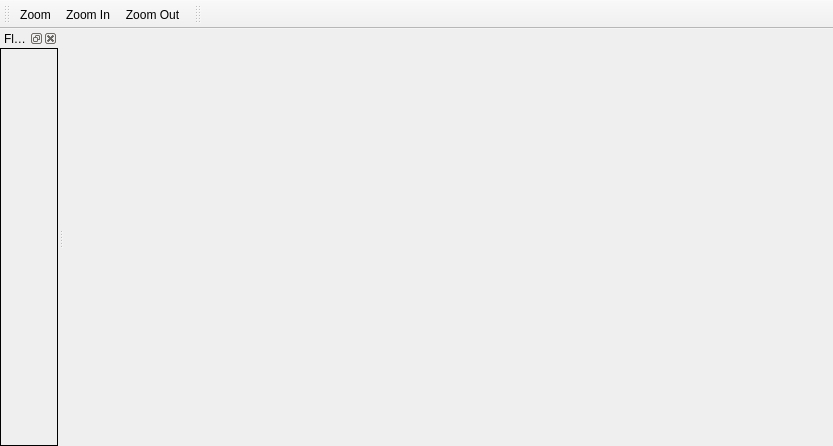
<?xml version="1.0" encoding="UTF-8"?>
<ui version="4.0">
 <class>DesignView</class>
 <widget class="QMainWindow" name="DesignView">
  <property name="geometry">
   <rect>
    <x>0</x>
    <y>0</y>
    <width>833</width>
    <height>446</height>
   </rect>
  </property>
  <property name="windowTitle">
   <string>Design View</string>
  </property>
  <widget class="QWidget" name="centralWidget">
   <layout class="QVBoxLayout" name="vLayoutCentralWidget">
    <property name="spacing">
     <number>0</number>
    </property>
    <property name="leftMargin">
     <number>0</number>
    </property>
    <property name="topMargin">
     <number>0</number>
    </property>
    <property name="rightMargin">
     <number>0</number>
    </property>
    <property name="bottomMargin">
     <number>0</number>
    </property>
   </layout>
  </widget>
  <widget class="QDockWidget" name="dockWidgetFlowElements">
   <property name="styleSheet">
    <string notr="true">border: 1px solid black;</string>
   </property>
   <property name="windowTitle">
    <string>FlowElements</string>
   </property>
   <attribute name="dockWidgetArea">
    <number>1</number>
   </attribute>
   <widget class="QWidget" name="widgetContentsFlowElements">
    <layout class="QVBoxLayout" name="vLayoutContentsFlowElements">
     <property name="spacing">
      <number>0</number>
     </property>
     <property name="leftMargin">
      <number>0</number>
     </property>
     <property name="topMargin">
      <number>0</number>
     </property>
     <property name="rightMargin">
      <number>0</number>
     </property>
     <property name="bottomMargin">
      <number>0</number>
     </property>
     <item>
      <widget class="FlowElementsView" name="widgetFlowElementsView" native="true">
       <layout class="QVBoxLayout" name="vLayoutFlowElementsView">
        <property name="spacing">
         <number>0</number>
        </property>
        <property name="leftMargin">
         <number>0</number>
        </property>
        <property name="topMargin">
         <number>0</number>
        </property>
        <property name="rightMargin">
         <number>0</number>
        </property>
        <property name="bottomMargin">
         <number>0</number>
        </property>
       </layout>
      </widget>
     </item>
    </layout>
   </widget>
  </widget>
  <widget class="QToolBar" name="toolBarOccActions">
   <property name="windowTitle">
    <string>toolBar</string>
   </property>
   <attribute name="toolBarArea">
    <enum>TopToolBarArea</enum>
   </attribute>
   <attribute name="toolBarBreak">
    <bool>false</bool>
   </attribute>
   <addaction name="actionZoom"/>
   <addaction name="actionZoomIn"/>
   <addaction name="actionZoomOut"/>
  </widget>
  <widget class="QToolBar" name="toolBarOtherItems">
   <property name="windowTitle">
    <string>toolBar_3</string>
   </property>
   <attribute name="toolBarArea">
    <enum>TopToolBarArea</enum>
   </attribute>
   <attribute name="toolBarBreak">
    <bool>false</bool>
   </attribute>
  </widget>
  <action name="actionZoom">
   <property name="icon">
    <iconset resource="AppMainWindow.qrc">
     <normaloff>:/AppMainWindow/Resources/Zoom_window.png</normaloff>:/AppMainWindow/Resources/Zoom_window.png</iconset>
   </property>
   <property name="text">
    <string>Zoom</string>
   </property>
  </action>
  <action name="actionZoomIn">
   <property name="icon">
    <iconset resource="AppMainWindow.qrc">
     <normaloff>:/AppMainWindow/Resources/Zoom_In.png</normaloff>:/AppMainWindow/Resources/Zoom_In.png</iconset>
   </property>
   <property name="text">
    <string>Zoom In</string>
   </property>
  </action>
  <action name="actionZoomOut">
   <property name="icon">
    <iconset resource="AppMainWindow.qrc">
     <normaloff>:/AppMainWindow/Resources/Zoom_Out.png</normaloff>:/AppMainWindow/Resources/Zoom_Out.png</iconset>
   </property>
   <property name="text">
    <string>Zoom Out</string>
   </property>
  </action>
 </widget>
 <layoutdefault spacing="6" margin="11"/>
 <customwidgets>
  <customwidget>
   <class>FlowElementsView</class>
   <extends>QWidget</extends>
   <header>FlowElementsView.h</header>
   <container>1</container>
  </customwidget>
 </customwidgets>
 <resources>
  <include location="AppMainWindow.qrc"/>
 </resources>
 <connections/>
</ui>
